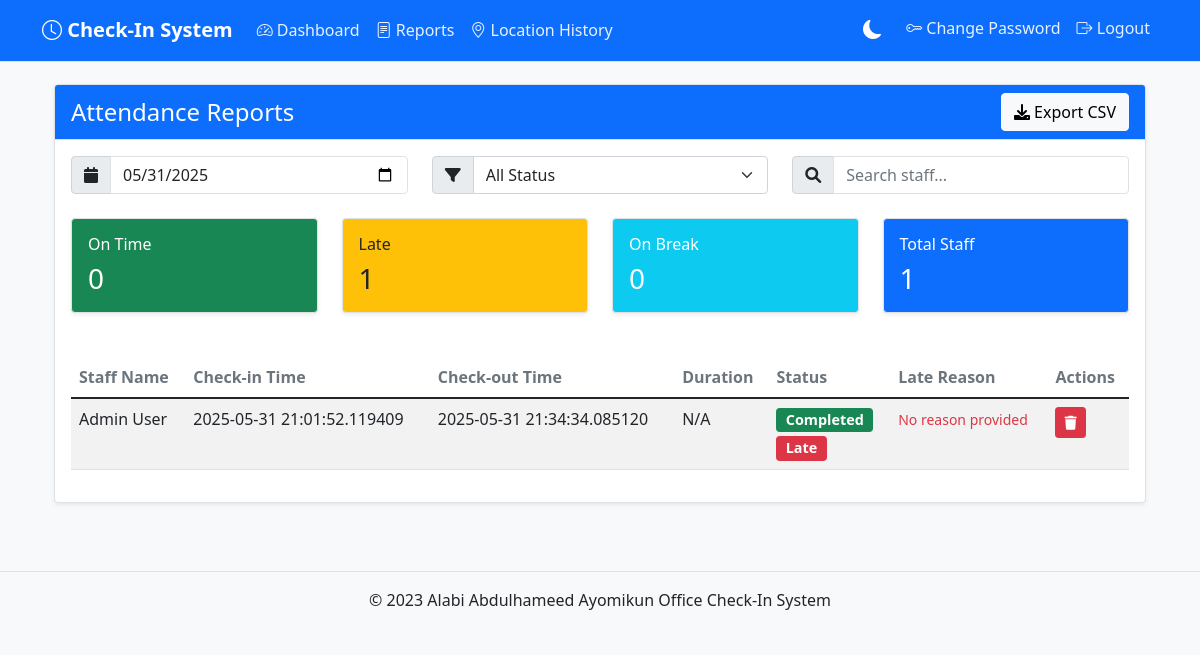
/reports (signed in), run on the app's committed database.
### tables this page shows
CREATE TABLE check_in_logs (
        id INTEGER PRIMARY KEY AUTOINCREMENT,
        staff_id INTEGER NOT NULL,
        check_in_time TIMESTAMP,
        check_out_time TIMESTAMP,
        date TEXT NOT NULL,
        is_late BOOLEAN DEFAULT FALSE,
        late_reason TEXT,
        total_break_time INTEGER DEFAULT 0,
        FOREIGN KEY (staff_id) REFERENCES staff (id)
    );

CREATE TABLE staff (
        id INTEGER PRIMARY KEY AUTOINCREMENT,
        name TEXT NOT NULL,
        email TEXT UNIQUE NOT NULL,
        password TEXT NOT NULL,
        role TEXT NOT NULL
    );

### app.py (the view)
@app.route('/reports')
def reports():
    if 'user_id' not in session or session['user_role'] != 'admin':
        flash('Unauthorized access', 'error')
        return redirect(url_for('dashboard'))
    try:
        conn = get_db()
        cursor = conn.cursor()
        date_filter = request.args.get('date', datetime.now().strftime('%Y-%m-%d'))
        cursor.execute('''
            SELECT
                l.id,
                s.name,
                l.check_in_time,
                l.check_out_time,
                s.id as staff_id,
                (
                    SELECT COUNT(*)
                    FROM break_logs b
                    WHERE b.check_in_log_id = l.id
                    AND b.break_end IS NULL
                ) > 0 as is_on_break,
                (
                    SELECT break_start
                    FROM break_logs b
                    WHERE b.check_in_log_id = l.id
                    AND b.break_end IS NULL
                    LIMIT 1
                ) as break_start,
                (
                    SELECT break_type
                    FROM break_logs b
                    WHERE b.check_in_log_id = l.id
                    AND b.break_end IS NULL
                    LIMIT 1
                ) as break_type,
                l.is_late,
                l.late_reason,
                l.total_break_time
            FROM check_in_logs l
            JOIN staff s ON l.staff_id = s.id
            WHERE l.date = ?
            ORDER BY l.check_in_time
        ''', (date_filter,))
        logs = cursor.fetchall()
        durations = []
        for log in logs:
            check_in = log['check_in_time']
            check_out = log['check_out_time']
            if check_in and check_out:
                try:
                    check_in_dt = datetime.strptime(check_in, '%Y-%m-%d %H:%M:%S.%f') if '.' in check_in else datetime.strptime(check_in, '%Y-%m-%d %H:%M:%S')
                    check_out_dt = datetime.strptime(check_out, '%Y-%m-%d %H:%M:%S.%f') if '.' in check_out else datetime.strptime(check_out, '%Y-%m-%d %H:%M:%S')
                    duration = check_out_dt - check_in_dt
                    durations.append(str(duration))
                except (ValueError, TypeError):
                    durations.append('N/A')
            else:
                durations.append('N/A')
    except sqlite3.Error as e:
        flash(f'Database error: {str(e)}', 'error')
        logs = []
        durations = []
    finally:
        if 'conn' in locals():
            conn.close()
    return render_template('reports.html',
                         logs=logs,
                         selected_date=date_filter,
                         durations=durations)

### app.py (called while the page is built)
def convert_datetime(val):
    try:
        return datetime.fromisoformat(val.decode())
    except (AttributeError, ValueError):
        return None

def get_db():
    if not hasattr(g, 'sqlite_db'):
        try:
            g.sqlite_db = sqlite3.connect(
                app.config['DATABASE_PATH'],
                detect_types=sqlite3.PARSE_DECLTYPES | sqlite3.PARSE_COLNAMES,
            )
            g.sqlite_db.row_factory = sqlite3.Row
        except sqlite3.Error as e:
            print(f"Database connection error: {str(e)}")
            raise
    return g.sqlite_db

@app.after_request
def add_cache_headers(response):
    try:
        if request.path.startswith('/static'):
            response.headers['Cache-Control'] = 'public, max-age=3600'
        return response
    except Exception as e:
        print(f"Error adding cache headers: {str(e)}")
        return response

### templates/reports.html (shortened to what this page needs)
{% extends 'base.html' %}
{% block content %}
<div class="container-fluid">
<div class="row">
        <div class="col-12">
        <div class="card">
                <div class="card-header bg-primary text-white d-flex justify-content-between align-items-center">
                    <h4 class="mb-0">Attendance Reports</h4>
                    <a href="{{ url_for('export_report', date=selected_date) }}" class="btn btn-light">
                        <i class="fas fa-download"></i> Export CSV
                    </a>
            </div>
            <div class="card-body">
                    <div class="row mb-4">
                        <div class="col-md-4">
                            <div class="input-group">
                                <span class="input-group-text">
                                    <i class="fas fa-calendar"></i>
                                </span>
                                <input type="date" name="date" value="{{ selected_date }}" class="form-control" id="dateFilter">
                            </div>
                        </div>
                        <div class="col-md-4">
                            <div class="input-group">
                                <span class="input-group-text">
                                    <i class="fas fa-filter"></i>
                                </span>
                                <select class="form-select" id="statusFilter">
                                    <option value="all">All Status</option>
                                </select>
                            </div>
                        </div>
                        <div class="col-md-4">
                            <div class="input-group">
                                <span class="input-group-text">
                                    <i class="fas fa-search"></i>
                                </span>
                                <input type="text" class="form-control" id="searchInput" placeholder="Search staff...">
                            </div>
                        </div>
                    </div>
                    <div class="row mb-4">
                        <div class="col-md-3">
                            <div class="card bg-success text-white">
                                <div class="card-body">
                                    <h6 class="card-title">On Time</h6>
                                    <h3 class="card-text" id="onTimeCount">0</h3>
                                </div>
                            </div>
                        </div>
                        <div class="col-md-3">
                            <div class="card bg-warning text-dark">
                                <div class="card-body">
                                    <h6 class="card-title">Late</h6>
                                    <h3 class="card-text" id="lateCount">0</h3>
                                </div>
                            </div>
                        </div>
                        <div class="col-md-3">
                            <div class="card bg-info text-white">
                                <div class="card-body">
                                    <h6 class="card-title">On Break</h6>
                                    <h3 class="card-text" id="onBreakCount">0</h3>
                                </div>
                            </div>
                        </div>
                        <div class="col-md-3">
                            <div class="card bg-primary text-white">
                                <div class="card-body">
                                    <h6 class="card-title">Total Staff</h6>
                                    <h3 class="card-text" id="totalCount">0</h3>
                                </div>
                            </div>
                        </div>
                    </div>
                    <div class="table-responsive">
                        <table class="table table-striped" id="reportsTable">
                        <thead>
                            <tr>
                                <th>Staff Name</th>
                                    <th>Check-in Time</th>
                                    <th>Check-out Time</th>
                                <th>Duration</th>
                                <th>Status</th>
                                    <th>Late Reason</th>
                                <th>Actions</th>
                            </tr>
                        </thead>
                        <tbody>
                            {% for log in logs %}
                                <tr class="report-row"
                                    data-status="{{ 'late' if log[8] else 'on-time' }}{{ ' on-break' if log[5] else '' }}">
                                <td>{{ log[1] }}</td>
                                <td>{{ log[2] }}</td>
                                <td>{{ log[3] if log[3] else 'Not checked out' }}</td>
                                    <td class="duration">{{ durations[loop.index0] }}</td>
                                    <td>
                                        {% if log[5] %}
                                            <span class="badge bg-warning text-dark">
                                                On {{ log[7] }} Break
                                                <br>
                                                (since {{ log[6].split()[1].split('.')[0] }})
                                            </span>
                                        {% elif not log[3] %}
                                            <span class="badge bg-primary">Checked In</span>
                                        {% else %}
                                            <span class="badge bg-success">Completed</span>
                                        {% endif %}
                                        {% if log[8] %}
                                            <br>
                                            <span class="badge bg-danger mt-1">Late</span>
                                        {% endif %}
                                </td>
                                <td>
                                        {% if log[8] and log[9] %}
                                            <small class="text-muted">{{ log[9] }}</small>
                                        {% elif log[8] %}
                                            <small class="text-danger">No reason provided</small>
                                    {% else %}
                                            -
                                    {% endif %}
                                </td>
                                <td>
                                        <form action="{{ url_for('delete_log', log_id=log[0]) }}" method="POST" class="d-inline" onsubmit="return confirm('Are you sure you want to delete this log?');">
                                            <button type="submit" class="btn btn-sm btn-danger">
                                                <i class="fas fa-trash"></i>
                                            </button>
                                    </form>
                                </td>
                            </tr>
                            {% endfor %}
                        </tbody>
                    </table>
                </div>
                </div>
            </div>
        </div>
    </div>
</div>
{% endblock %}

### templates/base.html (style rules this page uses)
:root { --bg-primary: #f8f9fa; --bg-secondary: #ffffff; --text-primary: #212529; --text-secondary: #6c757d; --border-color: #dee2e6; --card-shadow: 0 2px 15px rgba(0,0,0,0.05); --accent-color: #0d6efd; --success-color: #198754; --warning-color: #ffc107; --danger-color: #dc3545; --info-color: #0dcaf0; }
body { background-color: var(--bg-primary); color: var(--text-primary); padding-bottom: env(safe-area-inset-bottom); padding-top: 60px; transition: background-color 0.3s ease, color 0.3s ease; }
.card { background-color: var(--bg-secondary); border-color: var(--border-color); box-shadow: var(--card-shadow); margin-bottom: 20px; transition: background-color 0.3s ease, border-color 0.3s ease; }
.card-header { background-color: var(--bg-primary); border-bottom-color: var(--border-color); color: var(--text-primary); }
.table { color: var(--text-primary); }
.table th { color: var(--text-secondary); }
.form-control { background-color: var(--bg-secondary); border-color: var(--border-color); color: var(--text-primary); }
.btn-danger { background-color: var(--danger-color); border-color: var(--danger-color); }
.duration-undertime { color: #ffc107; }
.card { margin-bottom: 20px; box-shadow: 0 0.125rem 0.25rem rgba(0, 0, 0, 0.075); }
.card-header { font-weight: bold; }
.badge { font-size: 0.9em; }
.table th { font-weight: 600; }

### data on the page
check_in_logs: name "Admin User", check_in_time "2025-05-31 21:01:52.119409", check_out_time "2025-05-31 21:34:34.085120", durations "N/A", shows "Completed", is_late "Late"
